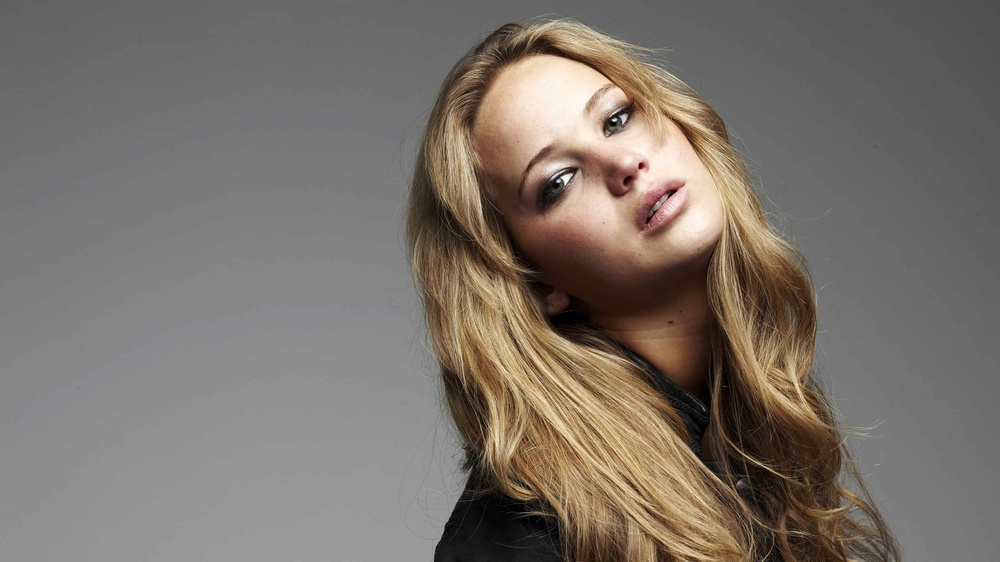
#> input picture data/a1images/jeniffer.jpg, 1000 x 562 px, shrunk from 3840 x 2160 before the run
$ jupyter execute Question5_Foreground_HE.ipynb
#> lines starting #> are read from the running program, lines starting #| are printed output that depends on the picture; after the words box and inside, x2 and y2 are one past the last pixel; in counts of white or black regions, pixels touching at a corner belong together
Question 05 - Foreground histogram equalization

[cell 1]
import cv2 as cv
import numpy as np
import matplotlib.pyplot as plt
from pathlib import Path
import os

[cell 2]
input_image_path = Path("../data/a1images/jeniffer.jpg")
output_folder    = Path("../data/output_images")
os.makedirs(output_folder, exist_ok=True)

out_mask          = output_folder / "q5_mask.png"
out_result        = output_folder / "q5_equalized_foreground.png"
out_planes_figure = output_folder / "q5_planes_mask_original_result.png"
out_hist_cdf      = output_folder / "q5_foreground_hist_cdf.png"

[cell 3]
# convert image to HSV, split into H,S,V and display as grayscale
img_bgr = cv.imread(str(input_image_path), cv.IMREAD_COLOR)
#> img_bgr is the input picture: shape (562, 1000, 3); mean B, G, R 106.8, 114.3, 122.3
if img_bgr is None:
    raise FileNotFoundError(f"Could not find {input_image_path}")

img_rgb = cv.cvtColor(img_bgr, cv.COLOR_BGR2RGB)
img_hsv = cv.cvtColor(img_bgr, cv.COLOR_BGR2HSV)     # keep HSV as uint8
#> img_hsv: shape (562, 1000, 3); mean H, S, V 10.7, 35.6, 122.4
H, S, V = cv.split(img_hsv)                          # each in [0,255]
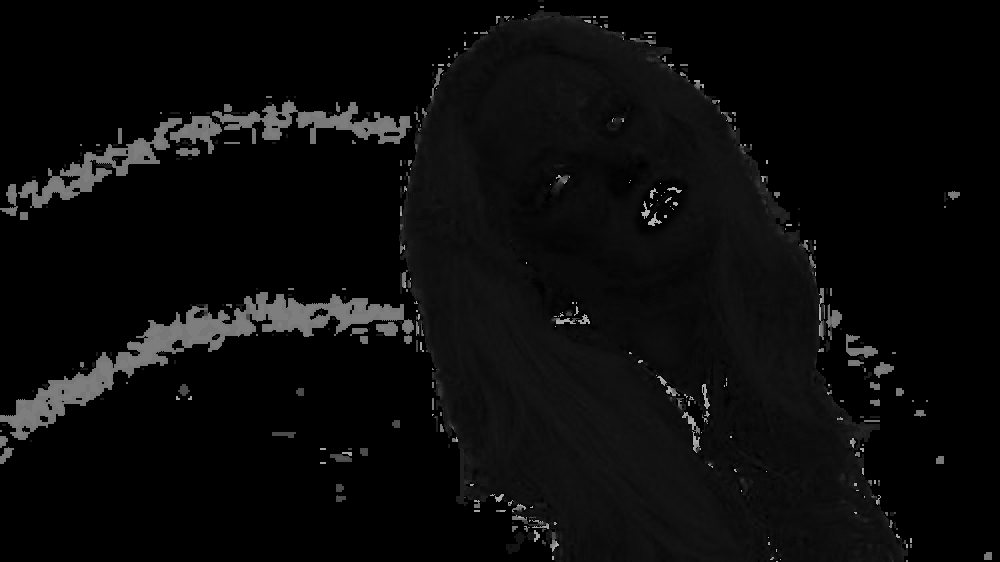
#> H: shape (562, 1000); min 0, max 179, mean 10.7
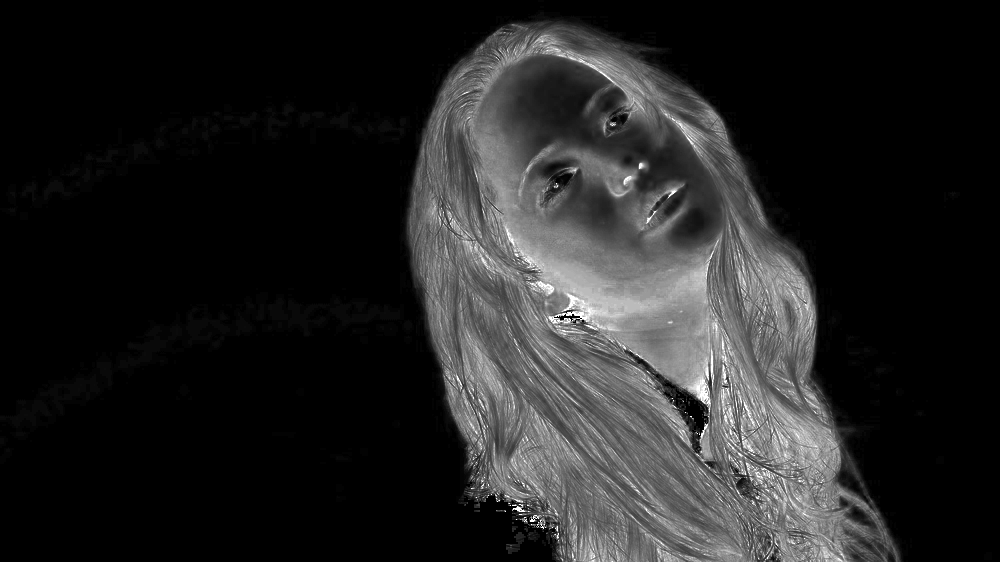
#> S: shape (562, 1000); min 0, max 255, mean 35.6

[cell 4]
# Build a foreground mask.
# Heuristic: background is usually low-saturation; threshold on S.

S_blur = cv.GaussianBlur(S, (5,5), 0)
# Otsu picks a robust threshold automatically; switch to fixed if needed.
_, mask_raw = cv.threshold(S_blur, 0, 255, cv.THRESH_BINARY + cv.THRESH_OTSU)
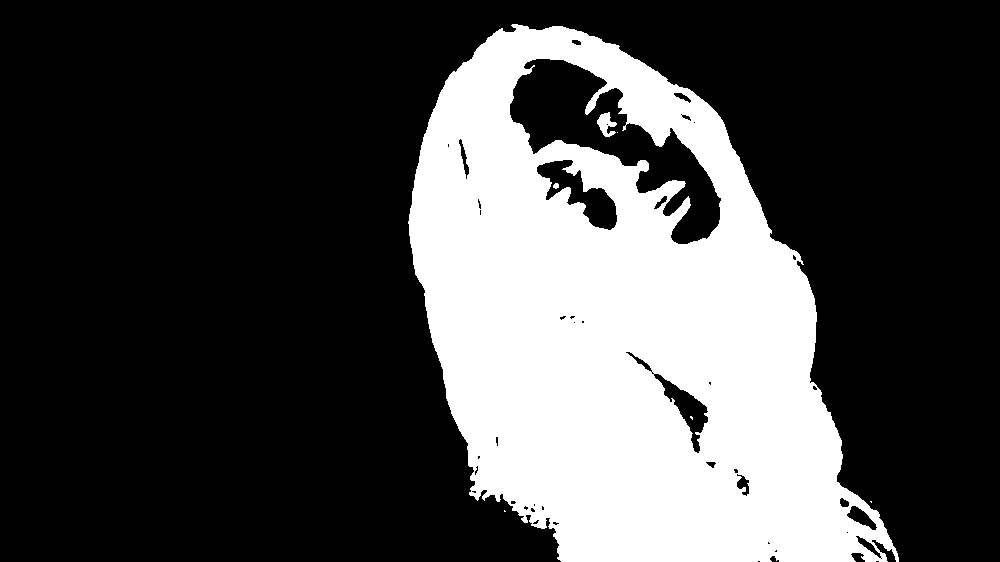
#> mask_raw: shape (562, 1000); 28.4% white; 7 white regions (4 under 20 px), largest, box (x1, y1, x2, y2) and area: (408, 24, 899, 562) 159515, (597, 112, 617, 137) 272, (553, 183, 559, 189) 28

[cell 5]
# Clean small specks / fill tiny gaps
kernel = np.ones((5,5), np.uint8)
mask = cv.morphologyEx(mask_raw, cv.MORPH_OPEN, kernel, iterations=1)
#> mask: shape (562, 1000); 28.3% white; 4 white regions, box (x1, y1, x2, y2) and area: (409, 25, 893, 562) 158546, (598, 113, 615, 133) 204, (586, 98, 596, 112) 101, (879, 557, 887, 562) 34
mask = cv.morphologyEx(mask,    cv.MORPH_CLOSE, kernel, iterations=1)
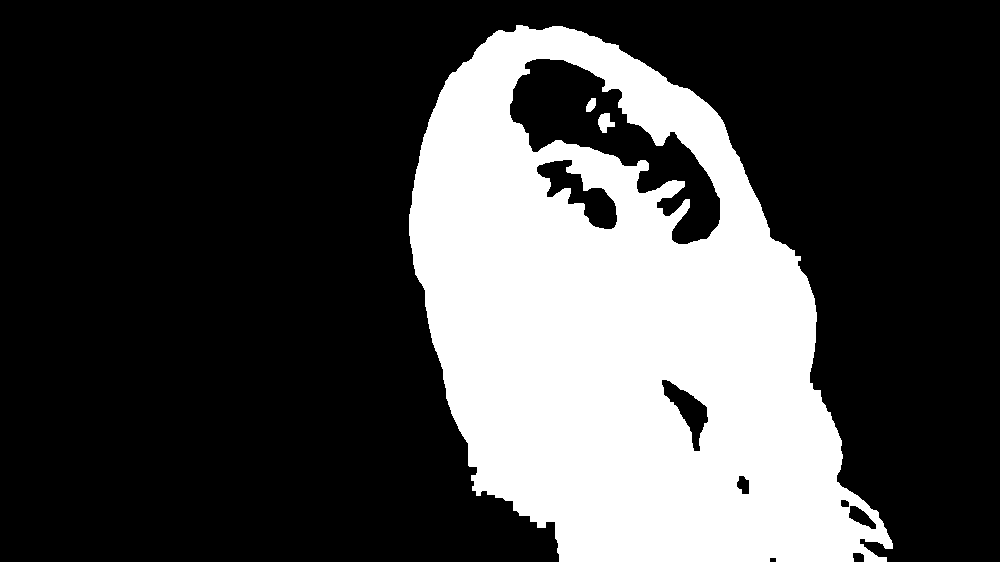
#> mask: shape (562, 1000); 28.4% white; 3 white regions, box (x1, y1, x2, y2) and area: (409, 25, 893, 562) 159477, (598, 113, 615, 133) 213, (586, 98, 596, 112) 101
cv.imwrite(str(out_mask), mask)
#> Out = True

[cell 6]
# Obtain the foreground only using cv.bitwise_and and compute its histogram (on V)
V_fg = cv.bitwise_and(V, V, mask=mask)  # foreground values on V
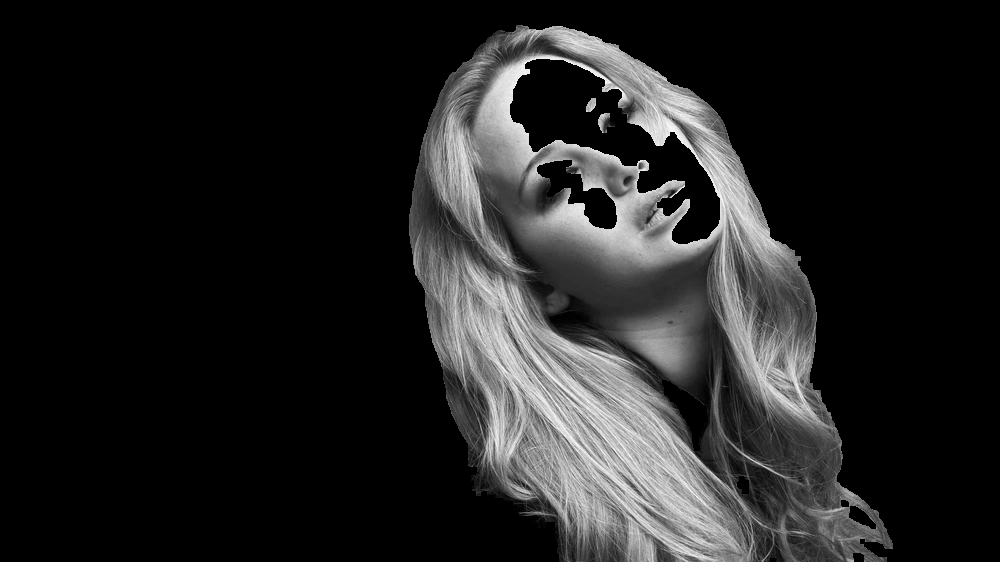
#> V_fg: shape (562, 1000); min 0, max 253, mean 34.1
# Histogram of foreground V using the mask (256 bins over [0,256))
hist = cv.calcHist([V], [0], mask, [256], [0,256]).ravel().astype(np.float64)
#> hist = 256 values, max 1531 at index 48, min 0 at index 254, mean 624.2

[cell 7]
# (Cumulative sum (CDF) of the histogram using np.cumsum
cdf = np.cumsum(hist)
#> cdf = 256 values from 51 to 159791
N   = cdf[-1] if cdf[-1] > 0 else 1.0                      # total foreground pixels
#> N = 159791
# cdf_min = first non-zero
nonzero = np.flatnonzero(hist)
#> nonzero = 254 values from 0 to 253
cdf_min = cdf[nonzero[0]] if nonzero.size > 0 else 0.0
#> cdf_min = 51

[cell 8]
# Equalize ONLY the foreground using the slide formula
# T(i) = round( (CDF(i) - CDF_min) / (N - CDF_min) * 255 )
# Apply the mapping to V where mask>0; keep background unchanged.
lut = np.round((cdf - cdf_min) / max(N - cdf_min, 1.0) * 255.0)
#> lut = 256 values from 0 to 255
lut = np.clip(lut, 0, 255).astype(np.uint8)                # 256-length LUT

V_eq = V.copy()
fg_idx = mask > 0
V_eq[fg_idx] = lut[V[fg_idx]]
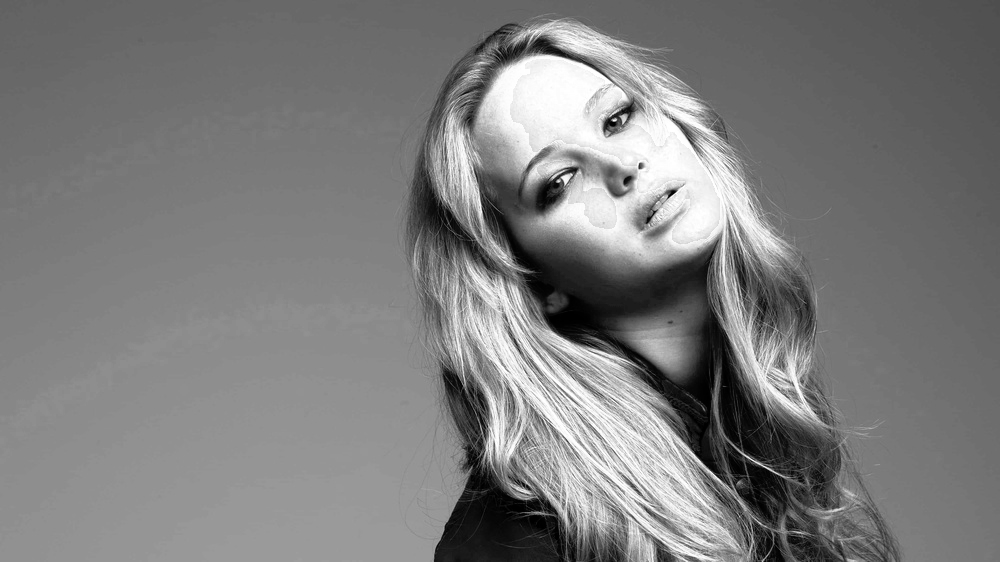
#> V_eq: shape (562, 1000); min 0, max 255, mean 124.7

[cell 9]
# Recombine H,S, (equalized V for foreground only) and convert back to RGB
img_eq_bgr = cv.cvtColor(cv.merge([H, S, V_eq]), cv.COLOR_HSV2BGR)
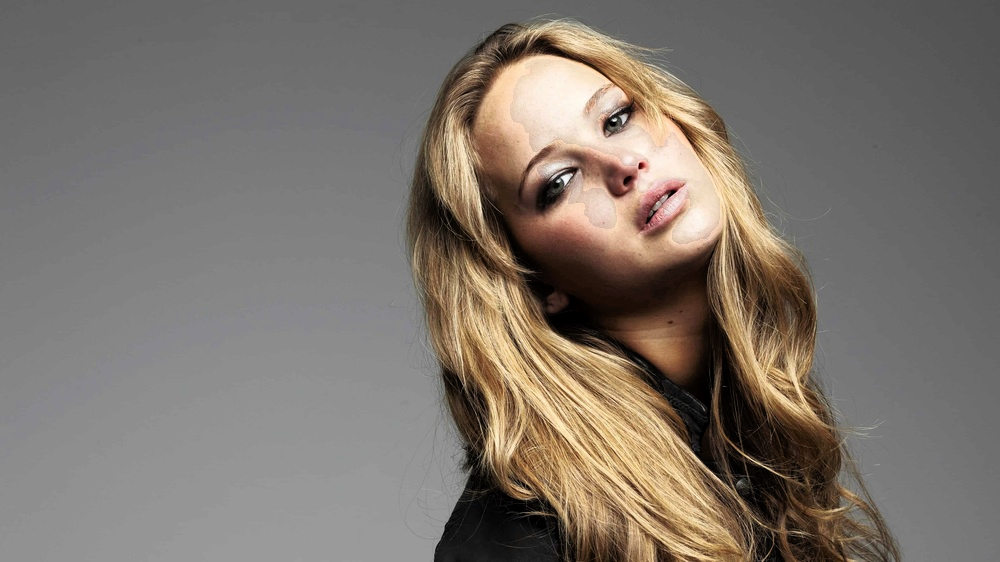
#> img_eq_bgr: shape (562, 1000, 3); mean B, G, R 108.2, 116.2, 124.5
img_eq_rgb = cv.cvtColor(img_eq_bgr, cv.COLOR_BGR2RGB)
cv.imwrite(str(out_result), img_eq_bgr)
#> Out = True

[cell 10]
# Display: H, S, V planes (grayscale), the mask, the original image, and the final result
fig = plt.figure(figsize=(14,8))
gs = fig.add_gridspec(2, 3)
ax1 = fig.add_subplot(gs[0,0]); ax1.imshow(H, cmap="gray"); ax1.set_title("Hue (H)"); ax1.axis("off")
ax2 = fig.add_subplot(gs[0,1]); ax2.imshow(S, cmap="gray"); ax2.set_title("Saturation (S)"); ax2.axis("off")
ax3 = fig.add_subplot(gs[0,2]); ax3.imshow(V, cmap="gray"); ax3.set_title("Value (V)"); ax3.axis("off")
ax4 = fig.add_subplot(gs[1,0]); ax4.imshow(mask, cmap="gray"); ax4.set_title("Foreground mask"); ax4.axis("off")
ax5 = fig.add_subplot(gs[1,1]); ax5.imshow(img_rgb); ax5.set_title("Original"); ax5.axis("off")
ax6 = fig.add_subplot(gs[1,2]); ax6.imshow(img_eq_rgb); ax6.set_title("Result: foreground HE"); ax6.axis("off")
plt.tight_layout()
plt.savefig(str(out_planes_figure), dpi=150)
plt.show()

[cell 11]
# Foreground histogram + CDF figure
x = np.arange(256)
plt.figure(figsize=(10,4))
plt.subplot(1,2,1); plt.title("Foreground V Histogram"); plt.bar(x, hist, width=1.0); plt.xlabel("V"); plt.ylabel("Count")
plt.subplot(1,2,2); plt.title("Foreground V CDF");       plt.plot(x, cdf);           plt.xlabel("V"); plt.ylabel("Cumulative")
plt.tight_layout(); plt.savefig(str(out_hist_cdf), dpi=150); plt.show()
#> after `plt.tight_layout()`:
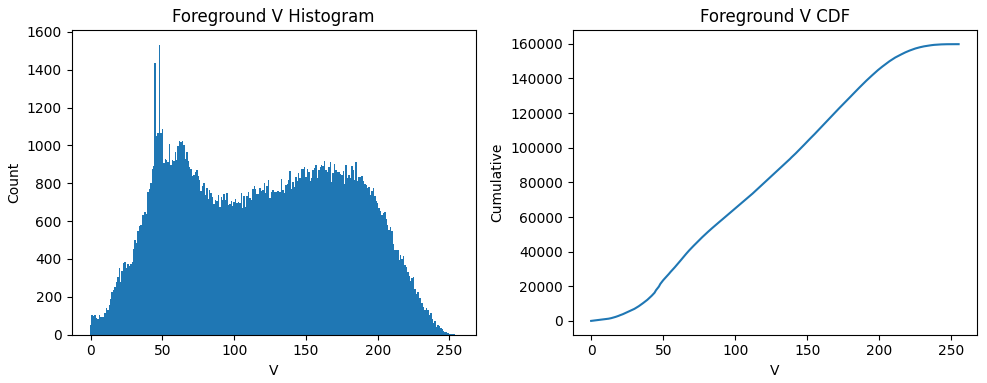
#> figure drawn by matplotlib, 2 panels; panel 1: tallest bar 1531 high, from x = 47.5 to 48.5; panel 2: curve peaks at x = 253, y = 159791

$ run again, with data/a1images/daisy.jpg copied over data/a1images/jeniffer.jpg
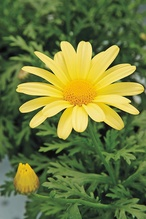
#> input picture data/a1images/daisy.jpg, 146 x 219 px, shrunk from 561 x 841 before the run
#> img_bgr is the input picture: shape (219, 146, 3); mean B, G, R 60.7, 120.3, 108.5
#> img_hsv: shape (219, 146, 3); mean H, S, V 44.8, 122.6, 126.3
#> `_, mask_raw = cv.threshold(S_blur, 0, 255, cv.THRESH_BINARY + cv.THRES..`:
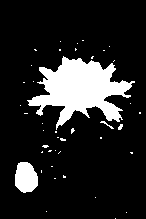
#> mask_raw: shape (219, 146); 14.4% white; 42 white regions (38 under 20 px), largest, box (x1, y1, x2, y2) and area: (27, 56, 135, 130) 3853, (15, 162, 38, 193) 565, (100, 121, 114, 129) 27, (118, 124, 123, 130) 21
#> `cv.imwrite(str(out_mask), mask)`: Out = True
#> hist = 256 values, max 181 at index 242, min 0 at index 0, mean 16.7
#> cdf = 256 values from 0 to 4276
#> N = 4276
#> nonzero = 215 values from 17 to 255
#> cdf_min = 1
#> lut = 256 values from 0 to 255
#> fg_idx: shape (219, 146) bool; 13.4% white; 2 white regions, box (x1, y1, x2, y2) and area: (29, 58, 131, 125) 3714, (15, 162, 38, 192) 562
#> V_eq: shape (219, 146); min 0, max 255, mean 114.2
#> `cv.imwrite(str(out_result), img_eq_bgr)`: Out = True
#> `plt.tight_layout()`:
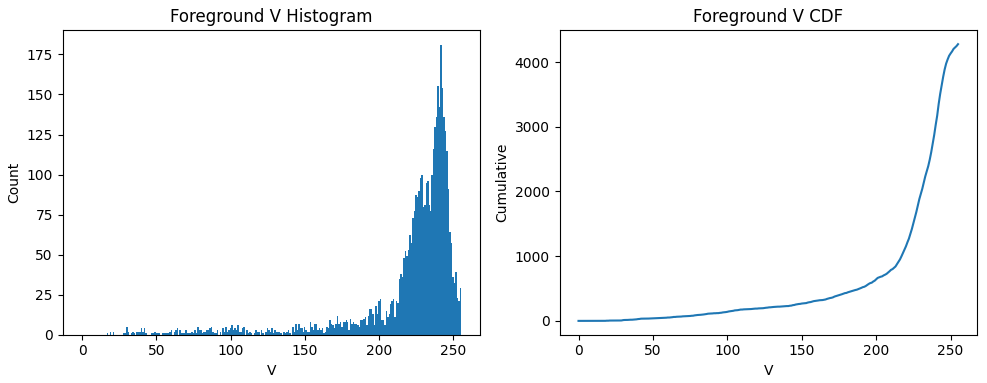
#> figure drawn by matplotlib, 2 panels; panel 1: tallest bar 181 high, from x = 241.5 to 242.5; panel 2: curve peaks at x = 255, y = 4276

$ run again, with data/a1images/emma.jpg copied over data/a1images/jeniffer.jpg
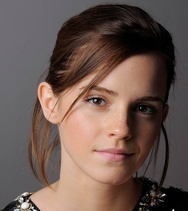
#> input picture data/a1images/emma.jpg, 188 x 211 px, shrunk from 720 x 810 before the run
#> img_bgr is the input picture: shape (211, 188, 3); mean B, G, R 80.1, 87.4, 106.7
#> img_hsv: shape (211, 188, 3); mean H, S, V 52.5, 72.6, 107.5
#> `_, mask_raw = cv.threshold(S_blur, 0, 255, cv.THRESH_BINARY + cv.THRES..`:
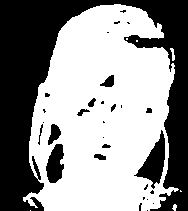
#> mask_raw: shape (211, 188); 57.5% white; 30 black regions (18 under 20 px), largest, box (x1, y1, x2, y2) and area: (0, 0, 188, 211) 14989, (134, 130, 165, 189) 764, (46, 144, 64, 183) 499
#> `cv.imwrite(str(out_mask), mask)`: Out = True
#> hist = 256 values, max 281 at index 213, min 0 at index 249, mean 87.96
#> cdf = 256 values from 59 to 22519
#> N = 22519
#> nonzero = 251 values from 0 to 253
#> cdf_min = 59
#> lut = 256 values from 0 to 255
#> fg_idx: shape (211, 188) bool; 56.8% white; 3 black regions, box (x1, y1, x2, y2) and area: (0, 0, 188, 211) 16383, (46, 125, 64, 183) 680, (105, 76, 114, 87) 86
#> `cv.imwrite(str(out_result), img_eq_bgr)`: Out = True
#> `plt.tight_layout()`:
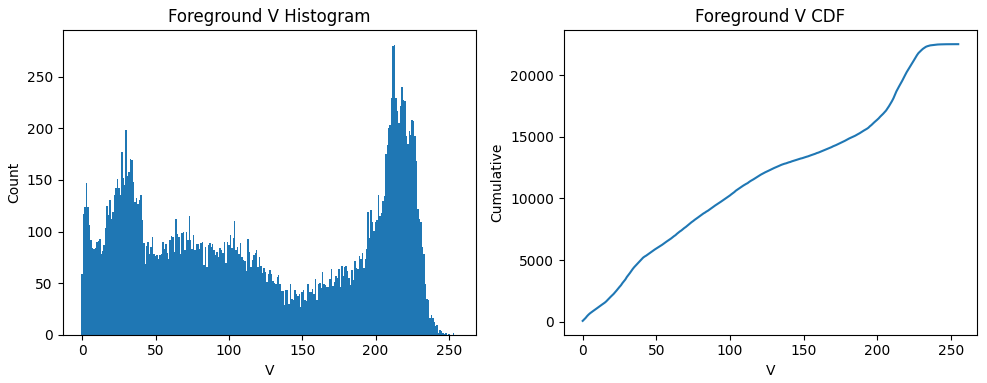
#> figure drawn by matplotlib, 2 panels; panel 1: tallest bar 281 high, from x = 212.5 to 213.5; panel 2: curve peaks at x = 253, y = 22519
